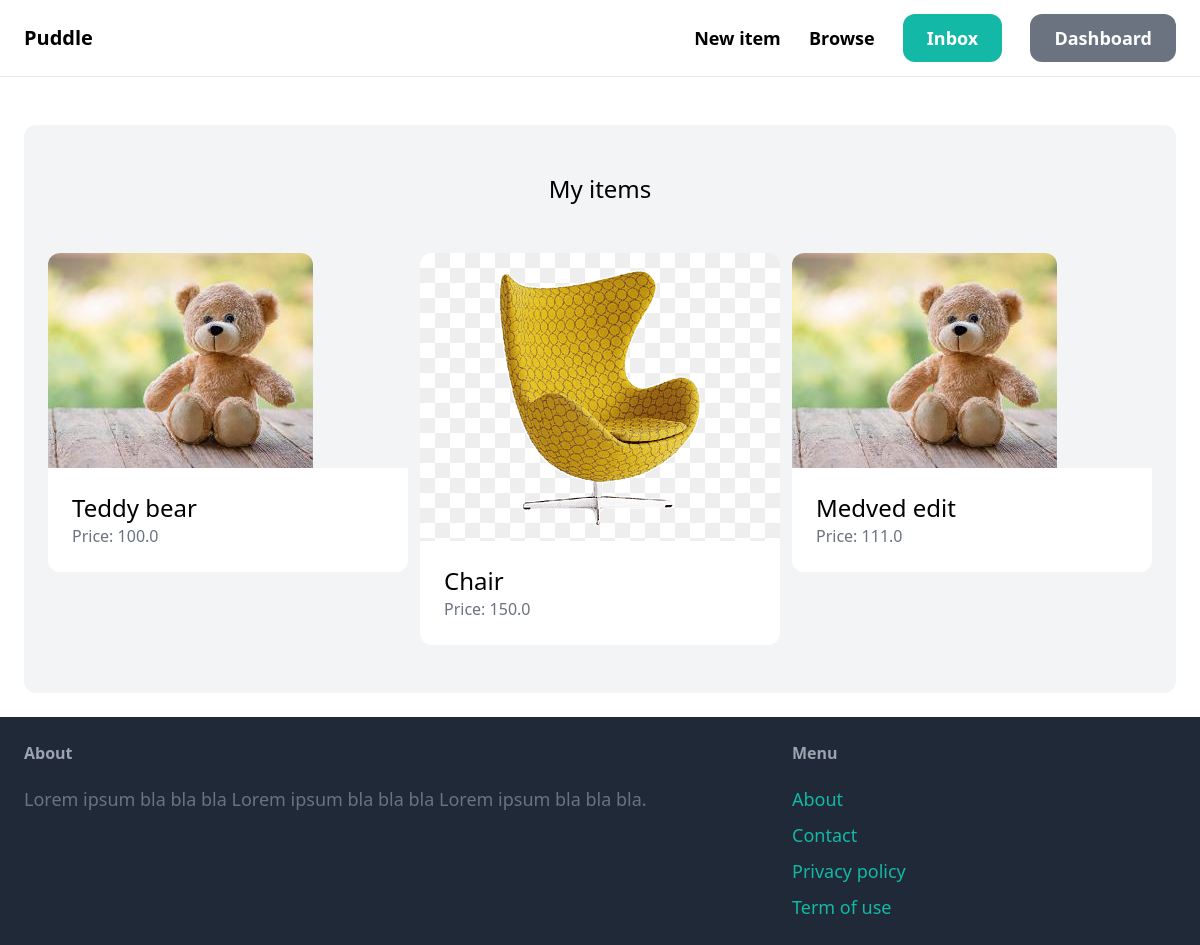
The app's page /dashboard/ (signed in) with its own data.
### item/models.py (models this page shows, shortened)
class Item(models.Model):
    category = models.ForeignKey(Category, related_name='items', on_delete=models.CASCADE)
    name = models.CharField(max_length=255)
    description = models.TextField(blank=True, null=True)
    price = models.FloatField()
    image = models.ImageField(upload_to='item_images', blank=True, null=True)
    is_sold = models.BooleanField(default=False)
    created_by = models.ForeignKey(User, related_name='items', on_delete=models.CASCADE)
    created_at = models.DateTimeField(auto_now_add=True)

### dashboard/views.py (the view)
# urls.py: path('', index, name='index'),
@login_required
def index(request):
    items = Item.objects.filter(created_by=request.user)
    return render(request, 'dashboard/index.html', {
        'items': items,
    })

### dashboard/templates/dashboard/index.html (shortened to what this page needs)
{% extends 'core/base.html' %}
{% block content %}
    <div class="mt-6 px-6 py-12 bg-gray-100 rounded-xl">
        <h2 class="mb-12 text-2xl text-center">My items</h2>
        <div class="grid grid-cols-3 gap-3">
            {% for item in items %}
                <div>
                    <a href="{% url 'item:detail' item.id %}">
                        <div>
                            <img src="{{ item.image.url }}" alt="img" class="rounded-t-xl">
                        </div>
                        <div class="p-6 bg-white rounded-b-xl">
                            <h2 class="text-2xl">
                                {{ item.name }}
                            </h2>
                            <p class="text-gray-500">
                                Price: {{ item.price }}
                            </p>
                        </div>
                    </a>
                </div>
            {% endfor %}
        </div>
    </div>
{% endblock %}

### records on screen
Item: image (picture), name "Teddy bear", price "100.0"
Item: image (picture), name "Chair", price "150.0"
Item: image (picture), name "Medved edit", price "111.0"
